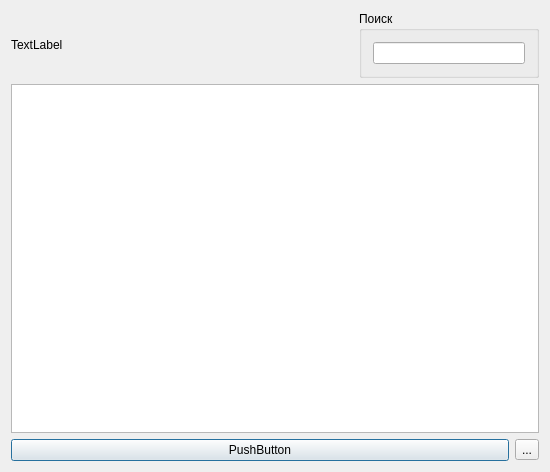
<?xml version="1.0" encoding="UTF-8"?>
<ui version="4.0">
 <class>BD_CheckerClass</class>
 <widget class="QDialog" name="BD_CheckerClass">
  <property name="geometry">
   <rect>
    <x>0</x>
    <y>0</y>
    <width>550</width>
    <height>472</height>
   </rect>
  </property>
  <property name="maximumSize">
   <size>
    <width>550</width>
    <height>16777215</height>
   </size>
  </property>
  <property name="windowTitle">
   <string>УРА! Скоро день рождения!</string>
  </property>
  <layout class="QVBoxLayout" name="verticalLayout_2">
   <item>
    <layout class="QHBoxLayout" name="horizontalLayout_2">
     <item>
      <widget class="QLabel" name="text_lb">
       <property name="minimumSize">
        <size>
         <width>20</width>
         <height>0</height>
        </size>
       </property>
       <property name="maximumSize">
        <size>
         <width>99999</width>
         <height>16777215</height>
        </size>
       </property>
       <property name="text">
        <string>TextLabel</string>
       </property>
      </widget>
     </item>
     <item>
      <spacer name="horizontalSpacer">
       <property name="orientation">
        <enum>Qt::Horizontal</enum>
       </property>
       <property name="sizeHint" stdset="0">
        <size>
         <width>40</width>
         <height>20</height>
        </size>
       </property>
      </spacer>
     </item>
     <item>
      <widget class="QGroupBox" name="groupBox">
       <property name="maximumSize">
        <size>
         <width>180</width>
         <height>90</height>
        </size>
       </property>
       <property name="title">
        <string>Поиск</string>
       </property>
       <layout class="QVBoxLayout" name="verticalLayout">
        <item>
         <widget class="QLineEdit" name="search_le">
          <property name="maximumSize">
           <size>
            <width>170</width>
            <height>16777215</height>
           </size>
          </property>
         </widget>
        </item>
       </layout>
      </widget>
     </item>
    </layout>
   </item>
   <item>
    <widget class="QTableView" name="tableView">
     <property name="editTriggers">
      <set>QAbstractItemView::NoEditTriggers</set>
     </property>
     <property name="tabKeyNavigation">
      <bool>false</bool>
     </property>
     <property name="showDropIndicator" stdset="0">
      <bool>false</bool>
     </property>
     <property name="dragDropOverwriteMode">
      <bool>false</bool>
     </property>
     <property name="selectionBehavior">
      <enum>QAbstractItemView::SelectRows</enum>
     </property>
    </widget>
   </item>
   <item>
    <layout class="QHBoxLayout" name="horizontalLayout">
     <item>
      <widget class="QPushButton" name="pushButton">
       <property name="text">
        <string>PushButton</string>
       </property>
      </widget>
     </item>
     <item>
      <widget class="QToolButton" name="toolButton">
       <property name="text">
        <string>...</string>
       </property>
      </widget>
     </item>
    </layout>
   </item>
  </layout>
 </widget>
 <layoutdefault spacing="6" margin="11"/>
 <resources>
  <include location="bd_checker.qrc"/>
 </resources>
 <connections/>
</ui>
